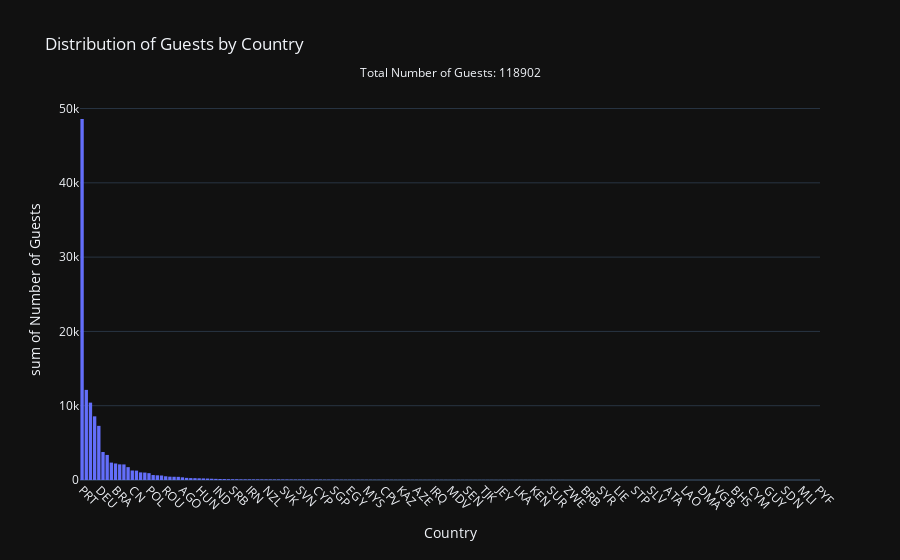

Write notebook code for a chart like this one.
### Code cell
# Create a histogram to visualize the distribution of guests by country
fig = px.histogram(
    df_guests_by_country,
    x='country',
    y='count',
    title='Distribution of Guests by Country',
    labels={'count': 'Number of Guests', 'country': 'Country'},
    template="plotly_dark"  # Add this line for dark mode
)

# Rotate the x-axis labels for better readability
fig.update_xaxes(tickangle=45)

# add a label showing the sum of total number of guests 
fig.add_annotation(x=0.5, y=1.1, xref='paper', yref='paper', text='Total Number of Guests: ' + str(df_guests_by_country['count'].sum()), showarrow=False)

fig.show()

### Figure 1 — Plotly figure (JSON) as saved in the notebook; plotly's stock layout.template omitted (floating-point values rounded to 4 significant figures; data arrays with more than 128 entries replaced by an {"elided": "..."} marker saying what was removed)
{"data": [{"alignmentgroup": "True", "bingroup": "x", "histfunc": "sum", "hovertemplate": "Country=%{x}<br>sum of Number of Guests=%{y}<extra></extra>", "legendgroup": "", "marker": {"color": "#636efa", "pattern": {"shape": ""}}, "name": "", "offsetgroup": "", "orientation": "v", "showlegend": false, "type": "histogram", "x": {"elided": "177 str values"}, "xaxis": "x", "y": {"elided": "177 int values"}, "yaxis": "y"}], "layout": {"annotations": [{"showarrow": false, "text": "Total Number of Guests: 118902", "x": 0.5, "xref": "paper", "y": 1.1, "yref": "paper"}], "barmode": "relative", "legend": {"tracegroupgap": 0}, "title": {"text": "Distribution of Guests by Country"}, "xaxis": {"anchor": "y", "domain": [0, 1], "tickangle": 45, "title": {"text": "Country"}}, "yaxis": {"anchor": "x", "domain": [0, 1], "title": {"text": "sum of Number of Guests"}}}}
